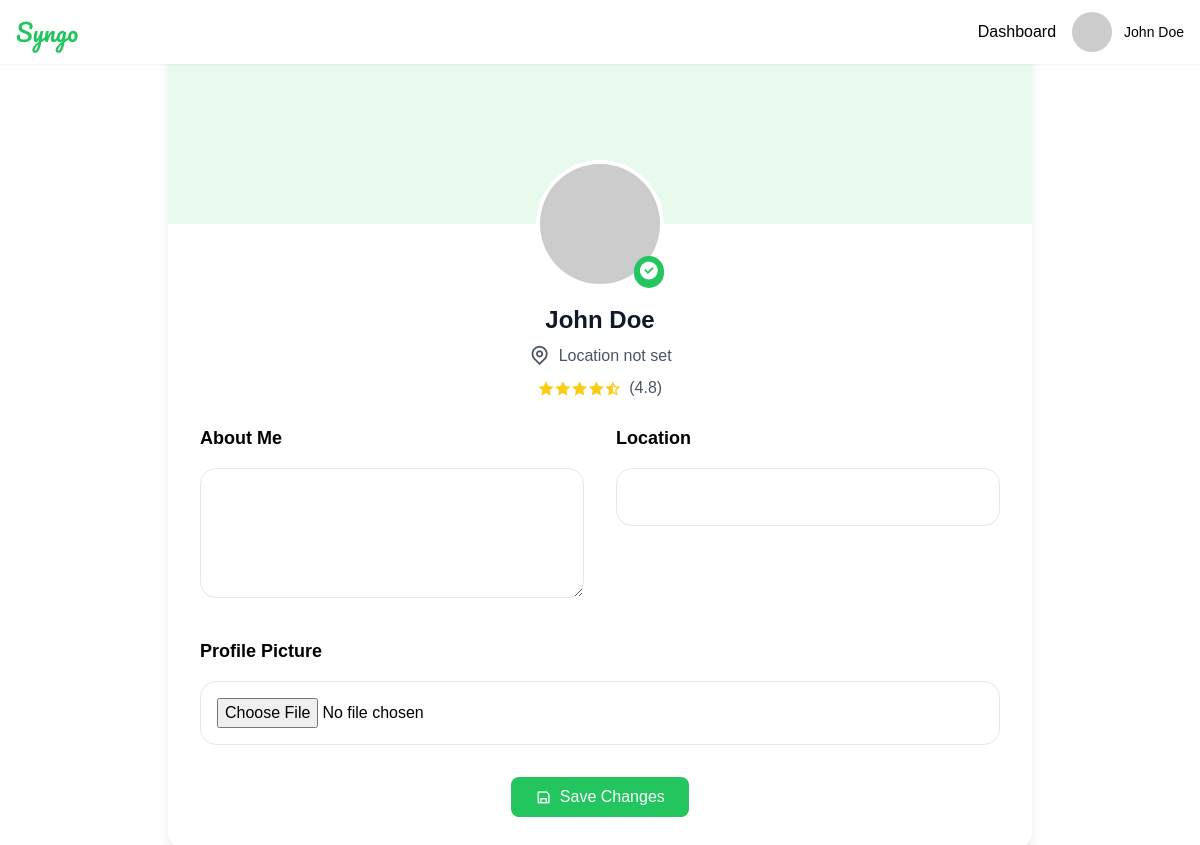
The app's page /profile.php (signed in) with its own data.
### tables this page shows
CREATE TABLE users (
    user_id INT AUTO_INCREMENT PRIMARY KEY,
    first_name VARCHAR(255) NOT NULL,
    last_name VARCHAR(255) NOT NULL,
    email VARCHAR(255) UNIQUE NOT NULL,
    password VARCHAR(255) NOT NULL,
    profile_picture VARCHAR(255),
    role ENUM('user', 'admin') DEFAULT 'user',
    created_at TIMESTAMP DEFAULT CURRENT_TIMESTAMP
);

### profile.php (the view, shortened to what this page needs)
<?php
require_once 'config.php';
$user_id = $_SESSION['user_id'];
$query = "SELECT * FROM users WHERE user_id = ?";
$stmt = $conn->prepare($query);
$stmt->bind_param('i', $user_id);
$stmt->execute();
$user = $stmt->get_result()->fetch_assoc();
?>
<!DOCTYPE html>
<html lang="en">
<head>
    <script src="https://cdn.tailwindcss.com"></script>
    <link href="https://cdn.jsdelivr.net/npm/remixicon@4.5.0/fonts/remixicon.css" rel="stylesheet"/>
</head>
<body class="bg-white min-h-screen">
    <nav class="fixed top-0 left-0 right-0 h-16 bg-white shadow-sm z-50">
    <div class="max-w-7xl mx-auto px-4 h-full flex items-center justify-between">
        <div class="flex items-center gap-8">
            <a href="index.php" class="text-2xl font-['Pacifico'] text-primary">Syngo</a>
        </div>
        <div class="flex items-center gap-4">
            <a href="dashboard.php" class="  text-green">Dashboard</a>
            <div class="flex items-center gap-3 cursor-pointer">
                <img src="<?= $user['profile_picture'] ?: 'https://public.readdy.ai/ai/img_res/cb6fd3e7b68878d46ddacbc3d3415e6d.jpg' ?>" class="w-10 h-10 rounded-full object-cover">
                <span class="text-sm font-medium"><?= $user['first_name'] . ' ' . $user['last_name'] ?></span>
            </div>
        </div>
    </div>
</nav>
    <div class="max-w-4xl mx-auto px-4 py-8">
        <div class="bg-white shadow-lg rounded-lg overflow-hidden">
            <div class="relative h-48 bg-primary/10">
                <div class="absolute -bottom-16 left-1/2 -translate-x-1/2">
                    <div class="relative">
                        <img src="<?= $user['profile_picture'] ?>"
                             class="w-32 h-32 rounded-full border-4 border-white object-cover"/>
                        <div class="absolute bottom-0 right-0 bg-primary text-white p-1 rounded-full">
                            <i class="ri-checkbox-circle-fill ri-lg"></i>
                        </div>
                    </div>
                </div>
            </div>
            <div class="pt-20 px-8 pb-8">
                <div class="text-center mb-6">
                    <h1 class="text-2xl font-bold text-gray-900"><?= $user['first_name'] ?> <?= $user['last_name'] ?></h1>
                    <div class="flex items-center justify-center mt-2 text-gray-600">
                        <i class="ri-map-pin-line ri-lg"></i>
                        <span class="ml-2"><?= $user['location'] ?? 'Location not set' ?></span>
                    </div>
                    <div class="flex items-center justify-center mt-2">
                        <div class="flex text-yellow-400">
                            <i class="ri-star-fill"></i>
                            <i class="ri-star-fill"></i>
                            <i class="ri-star-fill"></i>
                            <i class="ri-star-fill"></i>
                            <i class="ri-star-half-fill"></i>
                        </div>
                        <span class="ml-2 text-gray-600">(4.8)</span>
                    </div>
                </div>
                <form method="POST" enctype="multipart/form-data">
                    <div class="grid grid-cols-1 md:grid-cols-2 gap-8">
                        <div>
                            <h2 class="text-lg font-semibold mb-4">About Me</h2>
                            <textarea name="bio" class="w-full p-4 border rounded-lg" rows="4"><?= $user['bio'] ?? '' ?></textarea>
                        </div>
                        <div>
                            <h2 class="text-lg font-semibold mb-4">Location</h2>
                            <input type="text" name="location" value="<?= $user['location'] ?? '' ?>" class="w-full p-4 border rounded-lg"/>
                        </div>
                    </div>
                    <div class="mt-8">
                        <h2 class="text-lg font-semibold mb-4">Profile Picture</h2>
                        <input type="file" name="profile_picture" class="w-full p-4 border rounded-lg"/>
                    </div>
                    <div class="mt-8 flex justify-center space-x-4">
                        <button type="submit" class="bg-primary text-white px-6 py-2 rounded-button flex items-center">
                            <i class="ri-save-line mr-2"></i>
                            Save Changes
                        </button>
                    </div>
                </form>
            </div>
        </div>
    </div>
</body>
</html>

### profile.php (style rules this page uses)
:where([class^="ri-"])::before { content: "\f3c2"; }

### records on screen
users: first_name "John", last_name "Doe", location "Location not set"
